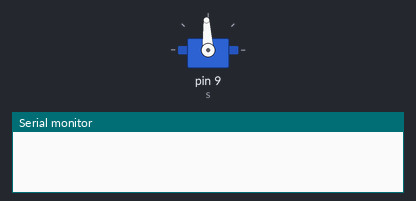
Recording of a sketch running on a simulated Arduino Uno, built with avr-gcc and run on an emulated ATmega328P. Parts: servo, the last lines printed to the serial monitor.

Above: at 0.05 s.
At 1.2 s:
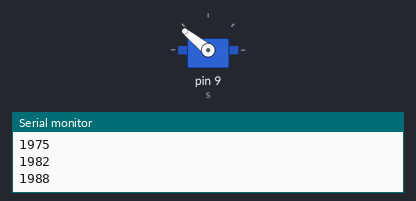
At 2.35 s:
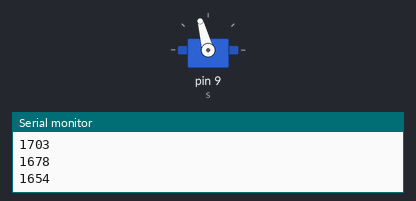
At 4.85 s:
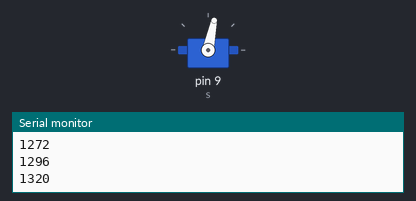
Timing chart, 0 to 6.6 s (numbered marks = the images above):
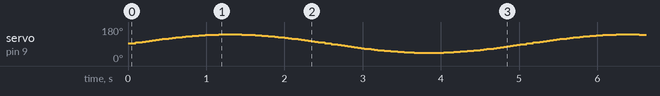

The sketch:

sketch_jan20a.ino
```cpp
/*******************************************************************************
 *
 *
 ******************************************************************************/

#include <Servo.h>
#include "Waveforms.h"

#define SIN_WAVEFORM 0
#define CENTER 1500
#define SCALING_FACTOR 4.096
#define LOWER_BOUND 1000
#define THE_ANSWER_TO_THE_ULTIMATE_QUESTION_OF_LIFE_THE_UNIVERSE_AND_EVERYTHING 42

Servo s;

int theta = 0;
int counter = 0;

void setup() {
  s.attach(9);
  s.writeMicroseconds(CENTER);
  delay(15);

  Serial.begin(9800);
}

void loop() {
  theta = (int) waveformsTable[SIN_WAVEFORM][counter++ % maxSamplesNum] / SCALING_FACTOR + LOWER_BOUND;
  s.writeMicroseconds(theta);
  delay(THE_ANSWER_TO_THE_ULTIMATE_QUESTION_OF_LIFE_THE_UNIVERSE_AND_EVERYTHING);
  Serial.println(theta);
}
```

Source omitted: Waveforms.h (data table, 3560 bytes)
